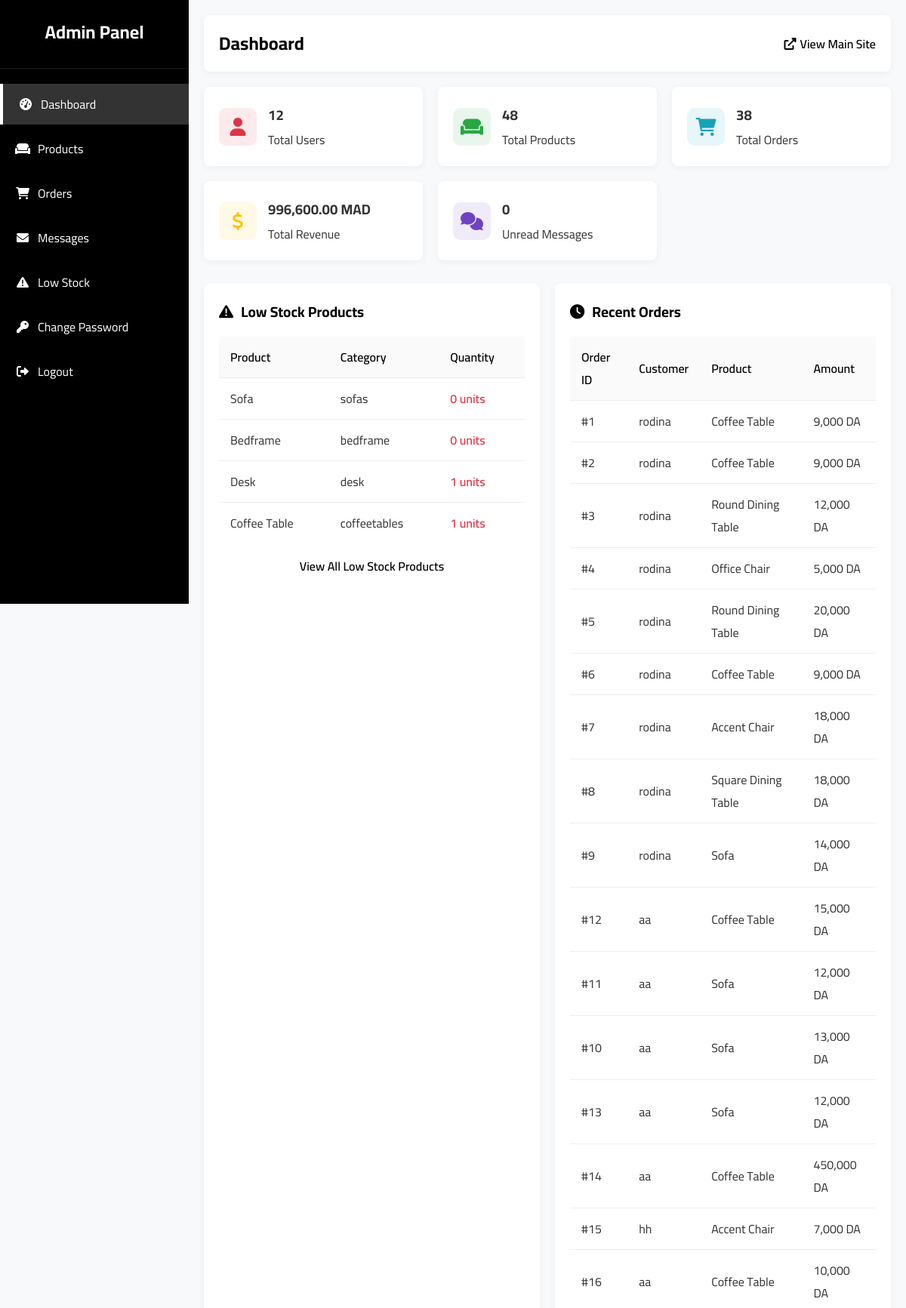
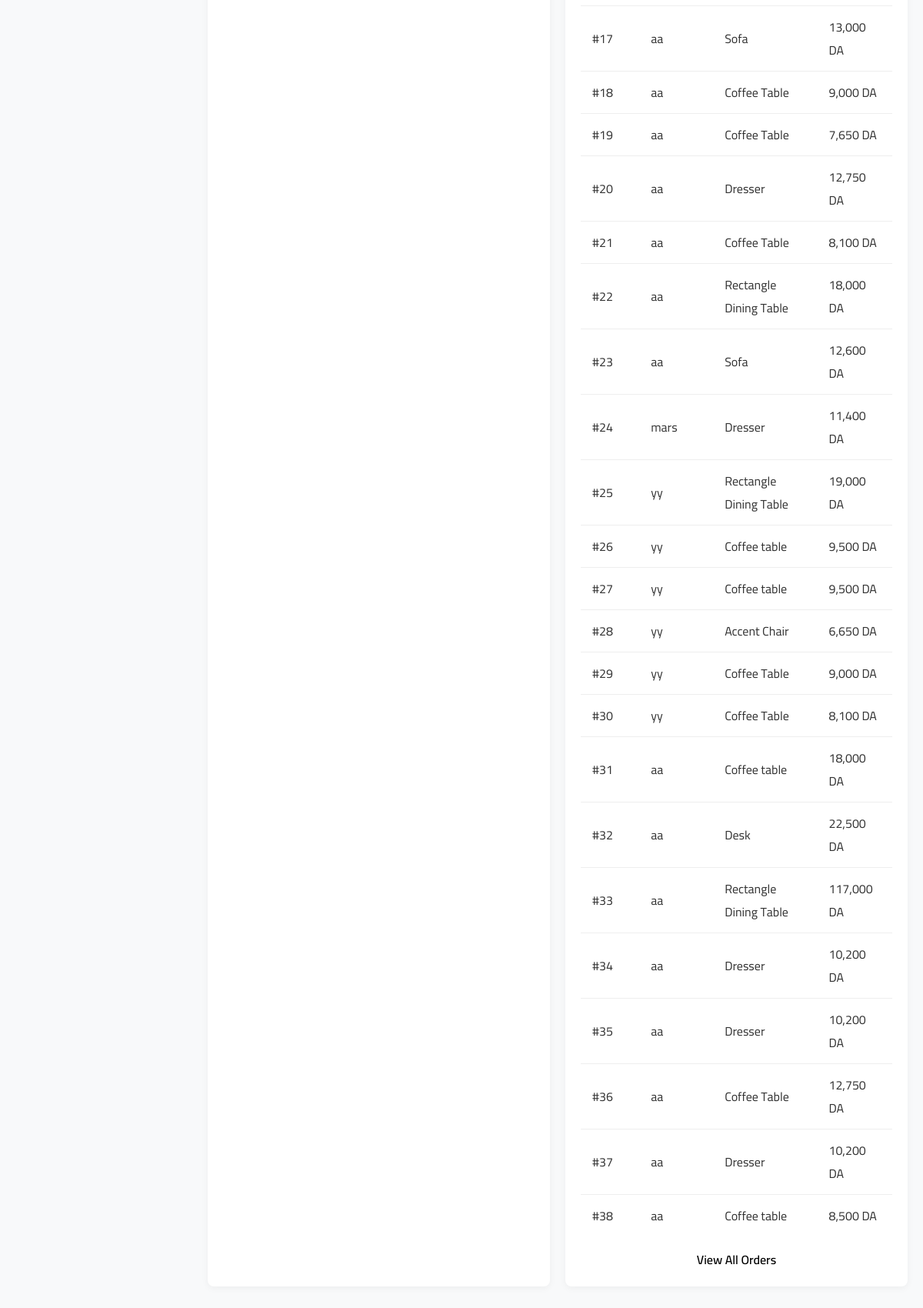
/dashaboard.php, run on the app's committed database (2 pictures, top to bottom).
### tables this page shows
CREATE TABLE `products` (
  `product_id` int(11) NOT NULL,
  `product_name` varchar(255) NOT NULL,
  `product_price` decimal(10,2) NOT NULL,
  `product_description` text DEFAULT NULL,
  `product_image` varchar(255) NOT NULL,
  `category` varchar(100) NOT NULL,
  `created_at` timestamp NOT NULL DEFAULT current_timestamp(),
  `product_image2` varchar(255) DEFAULT NULL,
  `product_image3` varchar(255) DEFAULT NULL,
  `product_image4` varchar(255) DEFAULT NULL,
  `product_quantity` int(11) NOT NULL DEFAULT 10
);

CREATE TABLE `orders` (
  `id` int(11) NOT NULL,
  `user_id` int(11) NOT NULL,
  `product_id` int(11) NOT NULL COMMENT '\r\n',
  `quantity` int(11) NOT NULL DEFAULT 1,
  `rental_length` int(11) NOT NULL,
  `total_price` decimal(10,2) NOT NULL,
  `status` enum('pending','processing','shipped','delivered','canceled') NOT NULL DEFAULT 'pending',
  `created_at` timestamp NOT NULL DEFAULT current_timestamp(),
  `updated_at` timestamp NOT NULL DEFAULT current_timestamp() ON UPDATE current_timestamp(),
  `payment_method` enum('credit_card','cash_on_delivery') NOT NULL
);

CREATE TABLE `users` (
  `user_id` int(11) NOT NULL,
  `user_name` varchar(100) NOT NULL,
  `user_email` varchar(100) NOT NULL,
  `user_password` varchar(255) NOT NULL,
  `loyalty_points` int(11) NOT NULL DEFAULT 10
);

### dashaboard.php (the view, shortened to what this page needs)
<?php
include('connection.php');
$users_query = "SELECT COUNT(*) as total_users FROM users";
$users_result = $conn->query($users_query);
$user_count = $users_result->fetch_assoc()['total_users'];
$products_query = "SELECT COUNT(*) as total_products FROM products";
$products_result = $conn->query($products_query);
$product_count = $products_result->fetch_assoc()['total_products'];
$orders_query = "SELECT COUNT(*) as total_orders FROM orders";
$orders_result = $conn->query($orders_query);
$order_count = $orders_result->fetch_assoc()['total_orders'];
$revenue_query = "SELECT SUM(total_price) as total_revenue FROM orders";
$revenue_result = $conn->query($revenue_query);
$total_revenue = $revenue_result->fetch_assoc()['total_revenue'];
$low_stock_query = "SELECT * FROM products WHERE product_quantity <= 3 ORDER BY product_quantity ASC";
$low_stock_result = $conn->query($low_stock_query);
$recent_orders_query = "SELECT o.id, o.created_at, o.total_price, u.user_name, p.product_name
                         FROM orders o
                         JOIN users u ON o.user_id = u.user_id
                         JOIN products p ON o.product_id = p.product_id
                         ORDER BY o.created_at  ASC";
$recent_orders_result = $conn->query($recent_orders_query);
$unread_messages = 0;
$table_check = $conn->query("SHOW TABLES LIKE 'messages'");
if ($table_check && $table_check->num_rows > 0) {
    $unread_query = "SELECT COUNT(*) as unread FROM messages WHERE is_from_admin = 0 AND is_read = 0";
    $unread_result = $conn->query($unread_query);
    $unread_messages = $unread_result->fetch_assoc()['unread'];
}
?>
<!DOCTYPE html>
<html lang="en">
<head>
    <link rel="stylesheet" href="https://cdnjs.cloudflare.com/ajax/libs/font-awesome/6.0.0/css/all.min.css">
    <link rel="stylesheet" href="admin_styles.css">
</head>
<body>
    <div class="admin-container">
        <?php include('admin_sidebar.php'); ?>
        <main class="admin-content">
            <div class="admin-header">
                <h1>Dashboard</h1>
                <a href="index.php" class="back-to-site">
                    <i class="fas fa-external-link-alt"></i> View Main Site
                </a>
            </div>
            <div class="stats-grid">
                <div class="stat-card">
                    <div class="stat-icon" style="background-color: rgba(220, 53, 69, 0.1);">
                        <i class="fas fa-user" style="color: #dc3545;"></i>
                    </div>
                    <div class="stat-details">
                        <h3><?php echo $user_count; ?></h3>
                        <p>Total Users</p>
                    </div>
                </div>
                <div class="stat-card">
                    <div class="stat-icon" style="background-color: rgba(40, 167, 69, 0.1);">
                        <i class="fas fa-couch" style="color: #28a745;"></i>
                    </div>
                    <div class="stat-details">
                        <h3><?php echo $product_count; ?></h3>
                        <p>Total Products</p>
                    </div>
                </div>
                <div class="stat-card">
                    <div class="stat-icon" style="background-color: rgba(23, 162, 184, 0.1);">
                        <i class="fas fa-shopping-cart" style="color: #17a2b8;"></i>
                    </div>
                    <div class="stat-details">
                        <h3><?php echo $order_count; ?></h3>
                        <p>Total Orders</p>
                    </div>
                </div>
                <div class="stat-card">
                    <div class="stat-icon" style="background-color: rgba(255, 193, 7, 0.1);">
                        <i class="fas fa-dollar-sign" style="color: #ffc107;"></i>
                    </div>
                    <div class="stat-details">
                        <h3><?php echo number_format($total_revenue, 2); ?> MAD</h3>
                        <p>Total Revenue</p>
                    </div>
                </div>
                <div class="stat-card">
                    <div class="stat-icon" style="background-color: rgba(111, 66, 193, 0.1);">
                        <i class="fas fa-comments" style="color: #6f42c1;"></i>
                    </div>
                    <div class="stat-details">
                        <h3><?php echo $unread_messages; ?></h3>
                        <p>Unread Messages</p>
                    </div>
                </div>
            </div>
            <div class="dashboard-sections">
                <div class="dashboard-card">
                    <h2><i class="fas fa-exclamation-triangle"></i> Low Stock Products</h2>
                    <?php if($low_stock_result && $low_stock_result->num_rows > 0): ?>
                        <table class="dashboard-table">
                            <thead>
                                <tr>
                                    <th>Product</th>
                                    <th>Category</th>
                                    <th>Quantity</th>
                                </tr>
                            </thead>
                            <tbody>
                                <?php while($row = $low_stock_result->fetch_assoc()): ?>
                                    <tr>
                                        <td><?php echo htmlspecialchars($row['product_name']); ?></td>
                                        <td><?php echo htmlspecialchars($row['category']); ?></td>
                                        <td class="<?php echo $row['product_quantity'] <= 3 ? 'stock-warning' : ''; ?>">
                                            <?php echo $row['product_quantity']; ?> units
                                        </td>
                                    </tr>
                                <?php endwhile; ?>
                            </tbody>
                        </table>
                    <?php else: ?>
                        <p>No low stock products found.</p>
                    <?php endif; ?>
                    <a href="lowstocks.php" class="view-all-link">View All Low Stock Products</a>
                </div>
                <div class="dashboard-card">
                    <h2><i class="fas fa-clock"></i> Recent Orders</h2>
                    <?php if($recent_orders_result && $recent_orders_result->num_rows > 0): ?>
                        <table class="dashboard-table">
                            <thead>
                                <tr>
                                    <th>Order ID</th>
                                    <th>Customer</th>
                                    <th>Product</th>
                                    <th>Amount</th>
                                </tr>
                            </thead>
                            <tbody>
                                <?php while($row = $recent_orders_result->fetch_assoc()): ?>
                                    <tr>
                                        <td>#<?php echo $row['id']; ?></td>
                                        <td><?php echo htmlspecialchars($row['user_name']); ?></td>
                                        <td><?php echo htmlspecialchars($row['product_name']); ?></td>
                                        <td><?php echo number_format($row['total_price']); ?> DA</td>
                                    </tr>
                                <?php endwhile; ?>
                            </tbody>
                        </table>
                    <?php else: ?>
                        <p>No recent orders found.</p>
                    <?php endif; ?>
                    <a href="admin_orders.php" class="view-all-link">View All Orders</a>
                </div>
            </div>
        </main>
    </div>
</body>
</html>

### admin_styles.css (style rules this page uses)
:root { --sidebar-width: 250px; --header-height: 60px; --primary-color: #000; --secondary-color: #f8f9fa; --accent-color: #333; --text-color: #333; --light-text: #666; --danger-color: #dc3545; --warning-color: #ffc107; --success-color: #28a745; --info-color: #17a2b8; }
* { margin: 0; padding: 0; box-sizing: border-box; }
body { font-family: 'Cairo', sans-serif; background-color: var(--secondary-color); color: var(--text-color); min-height: 100vh; }
.admin-container { display: flex; min-height: 100vh; }
.admin-content { flex: 1; margin-left: var(--sidebar-width); padding: 20px; }
.admin-header { display: flex; justify-content: space-between; align-items: center; margin-bottom: 30px; }
.admin-header h1 { font-size: 1.8rem; font-weight: 700; }

### dashaboard.php (style rules this page uses)
:root { --sidebar-width: 250px; --header-height: 60px; --primary-color: #000; --secondary-color: #f8f9fa; --accent-color: #333; --text-color: #333; --light-text: #666; --danger-color: #dc3545; --warning-color: #ffc107; --success-color: #28a745; --info-color: #17a2b8; }
* { margin: 0; padding: 0; box-sizing: border-box; }
body { font-family: 'Cairo', sans-serif; background-color: var(--secondary-color); color: var(--text-color); min-height: 100vh; }
.admin-container { display: flex; min-height: 100vh; }
.admin-content { flex: 1; margin-left: var(--sidebar-width); padding: 20px; }
.admin-header { background-color: white; padding: 15px 20px; border-radius: 8px; box-shadow: 0 2px 10px rgba(0, 0, 0, 0.05); margin-bottom: 20px; display: flex; justify-content: space-between; align-items: center; }
.admin-header h1 { font-size: 1.5rem; color: var(--primary-color); }
.back-to-site { display: flex; align-items: center; color: var(--primary-color); text-decoration: none; font-weight: 600; }
.back-to-site i { margin-right: 5px; }
.stats-grid { display: grid; grid-template-columns: repeat(auto-fit, minmax(250px, 1fr)); gap: 20px; margin-bottom: 30px; }
.stat-card { background-color: white; border-radius: 8px; padding: 20px; box-shadow: 0 2px 10px rgba(0, 0, 0, 0.05); display: flex; align-items: center; transition: transform 0.3s ease; }
.stat-icon { width: 50px; height: 50px; border-radius: 10px; display: flex; align-items: center; justify-content: center; margin-right: 15px; font-size: 1.5rem; }
.dashboard-sections { display: grid; grid-template-columns: 1fr 1fr; gap: 20px; }
.dashboard-card { background-color: white; border-radius: 8px; padding: 20px; box-shadow: 0 2px 10px rgba(0, 0, 0, 0.05); margin-bottom: 20px; }
.dashboard-card h2 { margin-bottom: 15px; color: var(--primary-color); font-size: 1.2rem; display: flex; align-items: center; }
.dashboard-card h2 i { margin-right: 10px; }
.dashboard-table { width: 100%; border-collapse: collapse; }
.dashboard-table th, .dashboard-table td { padding: 12px 15px; text-align: left; border-bottom: 1px solid #eee; }
.dashboard-table th { font-weight: 600; color: var(--primary-color); background-color: rgba(0, 0, 0, 0.02); }
.dashboard-table tr:last-child td { border-bottom: none; }
.stock-warning { color: var(--danger-color); font-weight: 600; }
.view-all-link { display: block; text-align: center; margin-top: 15px; color: var(--primary-color); text-decoration: none; font-weight: 600; }

### data on the page
products: product_name "Sofa", category "sofas", product_quantity "0"
products: product_name "Bedframe", category "bedframe", product_quantity "0"
products: product_name "Desk", category "desk", product_quantity "1"
products: product_name "Coffee Table", category "coffeetables", product_quantity "1"
orders: id "1", user.user_name "rodina", product.product_name "Coffee Table", total_price "9,000"
orders: id "2", user.user_name "rodina", product.product_name "Coffee Table", total_price "9,000"
orders: id "3", user.user_name "rodina", product.product_name "Round Dining Table", total_price "12,000"
orders: id "4", user.user_name "rodina", product.product_name "Office Chair", total_price "5,000"
orders: id "5", user.user_name "rodina", product.product_name "Round Dining Table", total_price "20,000"
orders: id "6", user.user_name "rodina", product.product_name "Coffee Table", total_price "9,000"
orders: id "7", user.user_name "rodina", product.product_name "Accent Chair", total_price "18,000"
orders: id "8", user.user_name "rodina", product.product_name "Square Dining Table", total_price "18,000"
orders: id "9", user.user_name "rodina", product.product_name "Sofa", total_price "14,000"
orders: id "12", user.user_name "aa", product.product_name "Coffee Table", total_price "15,000"
orders: id "11", user.user_name "aa", product.product_name "Sofa", total_price "12,000"
orders: id "10", user.user_name "aa", product.product_name "Sofa", total_price "13,000"
orders: id "13", user.user_name "aa", product.product_name "Sofa", total_price "12,000"
orders: id "14", user.user_name "aa", product.product_name "Coffee Table", total_price "450,000"
orders: id "15", user.user_name "hh", product.product_name "Accent Chair", total_price "7,000"
orders: id "16", user.user_name "aa", product.product_name "Coffee Table", total_price "10,000"
orders: id "17", user.user_name "aa", product.product_name "Sofa", total_price "13,000"
orders: id "18", user.user_name "aa", product.product_name "Coffee Table", total_price "9,000"
orders: id "19", user.user_name "aa", product.product_name "Coffee Table", total_price "7,650"
orders: id "20", user.user_name "aa", product.product_name "Dresser", total_price "12,750"
orders: id "21", user.user_name "aa", product.product_name "Coffee Table", total_price "8,100"
orders: id "22", user.user_name "aa", product.product_name "Rectangle Dining Table", total_price "18,000"
orders: id "23", user.user_name "aa", product.product_name "Sofa", total_price "12,600"
orders: id "24", user.user_name "mars", product.product_name "Dresser", total_price "11,400"
orders: id "25", user.user_name "yy", product.product_name "Rectangle Dining Table", total_price "19,000"
orders: id "26", user.user_name "yy", product.product_name "Coffee table", total_price "9,500"
orders: id "27", user.user_name "yy", product.product_name "Coffee table", total_price "9,500"
orders: id "28", user.user_name "yy", product.product_name "Accent Chair", total_price "6,650"
orders: id "29", user.user_name "yy", product.product_name "Coffee Table", total_price "9,000"
orders: id "30", user.user_name "yy", product.product_name "Coffee Table", total_price "8,100"
orders: id "31", user.user_name "aa", product.product_name "Coffee table", total_price "18,000"
orders: id "32", user.user_name "aa", product.product_name "Desk", total_price "22,500"
orders: id "33", user.user_name "aa", product.product_name "Rectangle Dining Table", total_price "117,000"
orders: id "34", user.user_name "aa", product.product_name "Dresser", total_price "10,200"
orders: id "35", user.user_name "aa", product.product_name "Dresser", total_price "10,200"
orders: id "36", user.user_name "aa", product.product_name "Coffee Table", total_price "12,750"
orders: id "37", user.user_name "aa", product.product_name "Dresser", total_price "10,200"
orders: id "38", user.user_name "aa", product.product_name "Coffee table", total_price "8,500"

### other printed values
$user_count "12"
$product_count "48"
$order_count "38"
$total_revenue "996,600.00"
$unread_messages "0"
